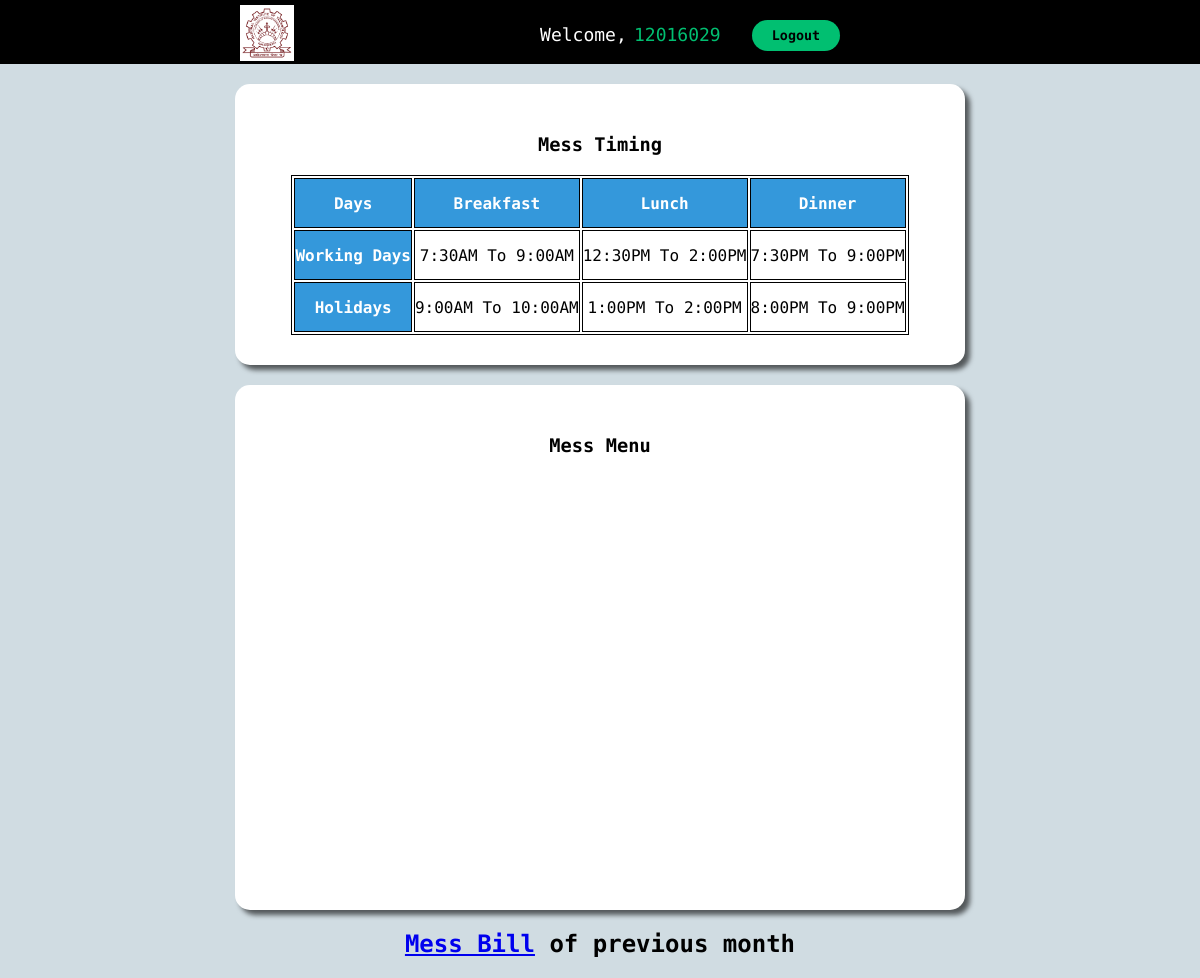
The app's page /students/mess_details.php?id=12016029, older data.
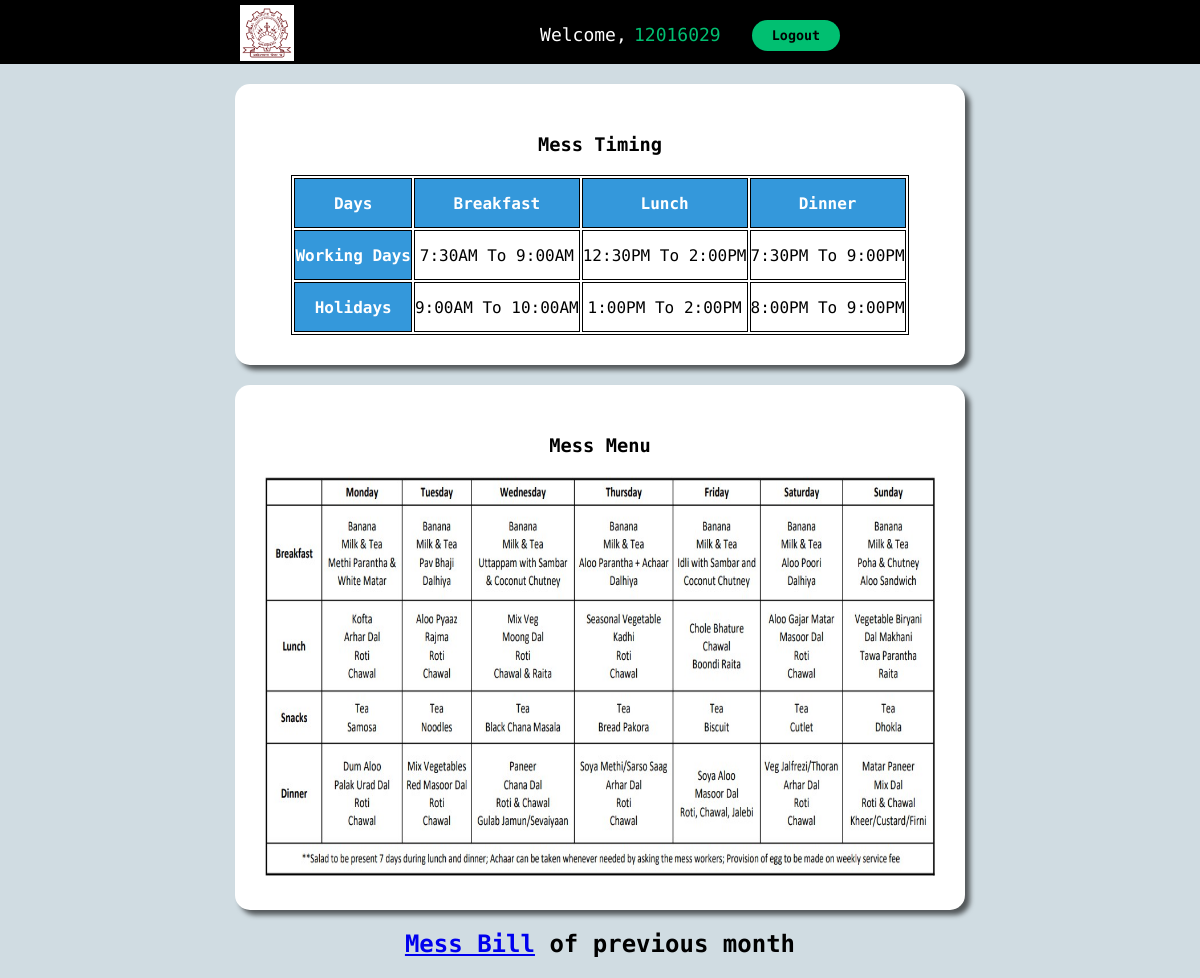
The same page, newer data.
### tables this page shows
CREATE TABLE `fhostels` (
  `hostel_id` int(11) NOT NULL,
  `hostel_no` varchar(255) NOT NULL,
  `hostel_image` varchar(255) NOT NULL,
  `hostel_name` varchar(255) NOT NULL,
  `hostel_cap` int(11) NOT NULL,
  `hostel_trooms` int(11) NOT NULL,
  `hostel_contact` varchar(255) NOT NULL,
  `hostel_email` varchar(255) NOT NULL,
  `mess_menu` varchar(255) NOT NULL,
  `mess_bill` varchar(255) NOT NULL
);

### students/mess_details.php (the view, shortened to what this page needs)
<?php
include '../partials/db_connect.php';
?>
<!DOCTYPE html>
<html lang="en">
<head>
    <link rel="stylesheet" href="../css/roomdetails.css">
    <link rel="stylesheet" href="../css/mess_details.css">
</head>
<body>
    <?php
    $rollno = $_GET['id'];
    $sql1 = "SELECT * FROM students WHERE student_roll=$rollno";
    $res1 = mysqli_query($conn, $sql1);
    if ($res1 == true) {
        $count1 = mysqli_num_rows($res1);
        if ($count1 == 1) {
            $rows = mysqli_fetch_assoc($res1);
            $hostel_no = $rows['hostel_no'];
            $hostel_id=explode('H',$hostel_no)[1];
            $gender = $rows['gender'];
            if ($gender == 'Male') {
                $sql = "SELECT * FROM mhostels WHERE hostel_id=$hostel_id";
                $res = mysqli_query($conn, $sql);
            } else {
                $sql = "SELECT * FROM fhostels WHERE hostel_id=$hostel_id";
                $res = mysqli_query($conn, $sql);
            }
            if ($res) {
                $rows2 = mysqli_fetch_assoc($res);
                $mess_menu = $rows2['mess_menu'];
                $mess_bill = $rows2['mess_bill'];
            }
        }
    }
    ?>
    <center>
        <div class="nav-content">
            <div class="wrapper">
                <div class="nav-align">
                    <div class="nav-logo">
                        <a href=""><img src="../image/logo.png" alt="NIT kkr Logo" style="background-color:white;"></a>
                    </div>
                    <div class="nav-links">
                        <ul class="text-center">
                            <li style="color:white;">Welcome,</li>
                            <li style="color:#01bf71;">
                                <?php echo $rollno; ?>
                            </li>
                            <button class="btn-primary res-btn" style="margin-left:2vw; margin-top:2.5vh;"
                                onclick="change2()">Logout</button>
                        </ul>
                    </div>
                </div>
            </div>
        </div>
        <div class="container">
            <div class="wrapper">
                <div class="timing">
                    <h3>Mess Timing</h3>
                    <table>
                        <tr>
                            <th>Days</th>
                            <th>
                                <center> Breakfast </center>
                            </th>
                            <th>
                                <center> Lunch </center>
                            </th>
                            <th>
                                <center> Dinner </center>
                            </th>
                        </tr>
                        <tr>
                            <th>Working Days</th>
                            <td>
                                <center> 7:30AM To 9:00AM </center>
                            </td>
                            <td>
                                <center> 12:30PM To 2:00PM </center>
                            </td>
                            <td>
                                <center> 7:30PM To 9:00PM </center>
                            </td>
                        </tr>
                        <tr>
                            <th>Holidays</th>
                            <td>
                                <center> 9:00AM To 10:00AM </center>
                            </td>
                            <td>
                                <center> 1:00PM To 2:00PM </center>
                            </td>
                            <td>
                                <center> 8:00PM To 9:00PM </center>
                            </td>
                        </tr>
                    </table>
                </div>
                <div class="timing">
                    <h3>Mess Menu</h3>
                    <?php
                    if ($gender == "Male") {
                        ?>
                        <img src="../uploads/menu/Boys_hostel/<?php echo $mess_menu ?>" alt="" srcset="">
                        <?php
                    } else {
                        ?>
                        <img src="../uploads/menu/Girls_hostel/<?php echo $mess_menu ?>" alt="" srcset="">
                        <?php
                    }
                    ?>
                </div>
                <?php
                if ($gender == "Male") {
                    ?>
                    <h2><a href="../uploads/mess_bill/Boys_hostel/<?php echo $mess_bill ?>">Mess Bill</a> of
                        previous month
                    </h2>
                    <?php
                } else {
                    ?>
                    <h2><a href="../uploads/mess_bill/Girls_hostel/<?php echo $mess_bill ?>">Mess Bill</a> of
                        previous month
                    </h2>
                    <?php
                }
                ?>
            </div>
        </div>
</body>

Row changes from the older to the newer data that the page shows:
now on this page (row edited): fhostels: mess_menu (picture)
